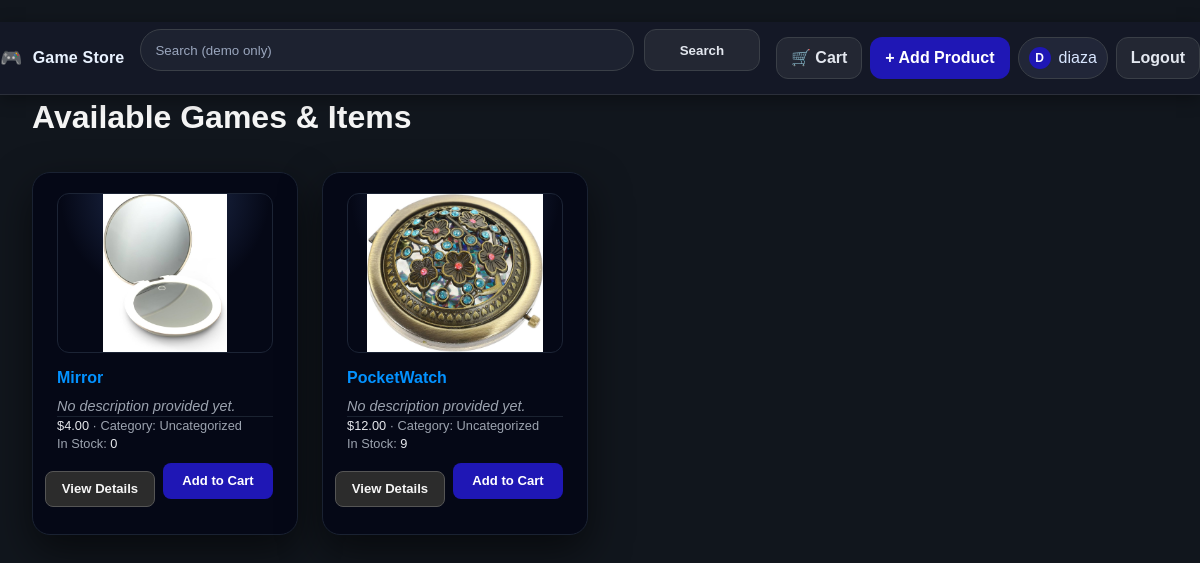
The app's page / (signed in) with its own data.
### catalog/models.py (models this page shows, shortened)
class Product(models.Model):
    name = models.CharField(max_length=180)
    slug = models.SlugField(unique=True)
    price = models.DecimalField(max_digits=10, decimal_places=2)
    inventory_qty = models.PositiveIntegerField(default=0)
    image = models.ImageField(upload_to="product_images/", blank=True, null=True)
    image_url = models.URLField(blank=True)
    description = models.TextField(blank=True)
    category = models.CharField(max_length=80, blank=True)

### catalog/views.py (the view)
# urls.py: path("", views.product_list, name="product_list"),
def product_list(request):
    products = Product.objects.all().order_by("-id")
    return render(request, "catalog/product_list.html", {"products": products})

### templates/catalog/product_list.html (shortened to what this page needs)
{% extends "base.html" %}
{% block content %}
  <h1>Available Games & Items</h1>
  {% if products %}
    <div class="auction-grid">
      {% for p in products %}
        <article class="auction-card">
          <a href="{% url 'product_detail' p.slug %}" class="auction-image">
            {% if p.image %}
              <img src="{{ p.image.url }}" alt="{{ p.name }}">
            {% elif p.image_url %}
              <img src="{{ p.image_url }}" alt="{{ p.name }}">
            {% else %}
              <div class="auction-image-placeholder">
                No image uploaded yet
              </div>
            {% endif %}
          </a>
          <div class="auction-main">
            <header class="auction-card-header">
              <h2 class="auction-title">
                <a href="{% url 'product_detail' p.slug %}">
                  {{ p.name }}
                </a>
              </h2>
            </header>
            <div class="auction-body">
              {% if p.description %}
                <p class="auction-description">
                  {{ p.description|truncatewords:25 }}
                </p>
              {% else %}
                <p class="auction-description auction-description--muted">
                  No description provided yet.
                </p>
              {% endif %}
            </div>
            <footer class="auction-card-footer">
              <div class="auction-footer-meta">
                <p class="auction-meta-line">
                  <span class="auction-meta-em">${{ p.price }}</span>
                  · Category: {{ p.category|default:"Uncategorized" }}
                </p>
                <p class="auction-meta-line">
                  In Stock: <span class="auction-meta-em">{{ p.inventory_qty }}</span>
                </p>
              </div>
              <div class="auction-footer-actions">
                <a href="{% url 'product_detail' p.slug %}"
                   class="btn btn-sm btn-secondary auction-details-btn">
                  View Details
                </a>
                <form method="post" action="{% url 'cart_add' p.id %}">
                  <button type="submit"
                          class="btn btn-sm btn-primary auction-details-btn">
                    Add to Cart
                  </button>
                </form>
              </div>
            </footer>
          </div>
        </article>
      {% endfor %}
    </div>
  {% else %}
    <p>No products yet. Log in as admin and add some!</p>
  {% endif %}
{% endblock %}

### templates/base.html (shortened to what this page needs)
﻿{% load static %}
<!doctype html>
<html lang="en">
  <head>
    <link rel="stylesheet" href="{% static 'css/app.css' %}">
  </head>
  <body>
    <header class="tt-header">
      <div class="tt-container">
        <div class="tt-header-inner">
          <a href="{% url 'product_list' %}" class="tt-brand">
            <span class="tt-logo">🎮</span>
            <span>Game Store</span>
          </a>
          <form class="tt-search" method="get" action="{% url 'product_list' %}">
            <input
              class="tt-search-input"
              type="text"
              name="q"
              placeholder="Search (demo only)"
              value="{{ request.GET.q|default_if_none:'' }}"
            >
            <button type="submit" class="tt-btn tt-btn-ghost">
              Search
            </button>
          </form>
          <div class="tt-actions">
            <a href="{% url 'cart_detail' %}" class="tt-btn tt-btn-ghost">
              🛒 Cart
            </a>
            {% if user.is_authenticated %}
              {% if user.is_staff %}
                <a href="{% url 'product_create' %}" class="tt-btn tt-btn-primary">
                  + Add Product
                </a>
              {% endif %}
              <div class="tt-chip">
                <div class="tt-chip-dot">
                  {{ user.username|first|upper }}
                </div>
                <span>{{ user.username }}</span>
              </div>
              <a href="{% url 'logout' %}" class="tt-btn tt-btn-ghost">
                Logout
              </a>
            {% endif %}
          </div>
        </div>
      </div>
    </header>
    <main class="tt-page">
      <div class="tt-container page-content">
        {% block content %}{% endblock %}
      </div>
    </main>
  </body>
</html>

### records on screen
Product: image (picture), name "Mirror", description "No description provided yet.", price "4.00", category "Uncategorized", inventory_qty "0"
Product: image (picture), name "PocketWatch", description "No description provided yet.", price "12.00", category "Uncategorized", inventory_qty "9"

### other values on screen
{{ user.username|first|upper }} "D"
{{ user.username }} "diaza"
